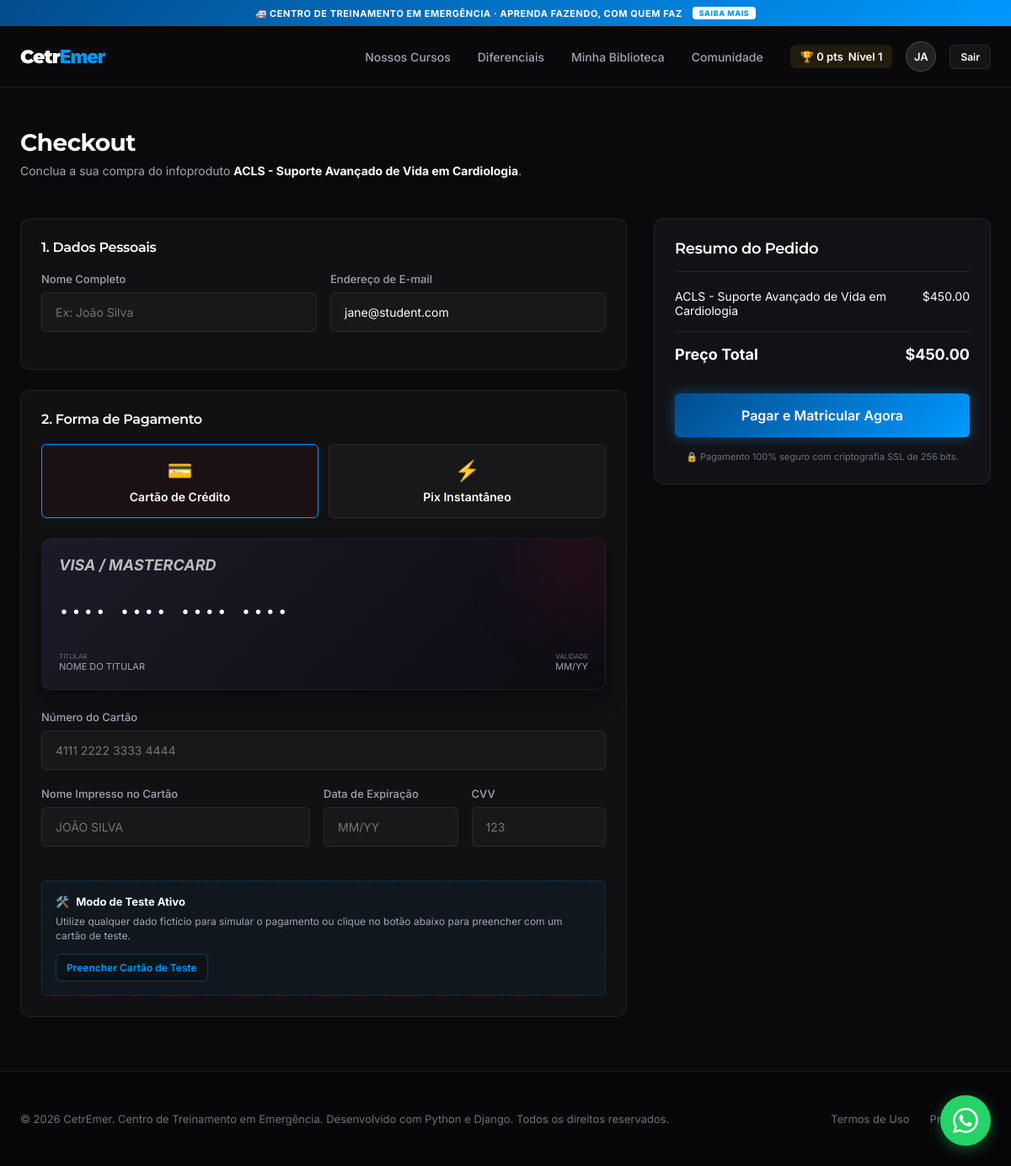
The app's page /courses/suporte-avancado-cardiologia-acls/checkout/ (signed in) with its own data.
### users/models.py (models this page shows, shortened)
class User(AbstractUser):
    class Role(models.TextChoices):
        STUDENT = 'STUDENT', 'Student'
        CREATOR = 'CREATOR', 'Creator'
        ADMIN = 'ADMIN', 'Admin'
    role = models.CharField(
        max_length=10,
        choices=Role.choices,
        default=Role.STUDENT
    )
    avatar = models.ImageField(upload_to='avatars/', null=True, blank=True)
    bio = models.TextField(blank=True)

class StudentProfile(models.Model):
    user = models.OneToOneField(User, on_delete=models.CASCADE, related_name='student_profile')
    points = models.PositiveIntegerField(default=0)
    level = models.PositiveIntegerField(default=1)
    title = models.CharField(max_length=50, default='Novice')
    full_name = models.CharField(max_length=255, blank=True, null=True, verbose_name="Nome Completo")
    cpf = models.CharField(max_length=14, blank=True, null=True, verbose_name="CPF")
    address = models.TextField(blank=True, null=True, verbose_name="Endereço")

### courses/models.py (models this page shows, shortened)
class Course(models.Model):
    title = models.CharField(max_length=200)
    slug = models.SlugField(unique=True)
    description = models.TextField(blank=True)
    cover_image = models.ImageField(upload_to='courses/', null=True, blank=True)
    creator = models.ForeignKey(CreatorProfile, on_delete=models.CASCADE, related_name='courses')
    price = models.DecimalField(max_digits=10, decimal_places=2, default=0.00)
    is_published = models.BooleanField(default=False)
    live_meet_url = models.URLField(blank=True, null=True, verbose_name="Link do Google Meet")
    live_schedule_embed = models.TextField(blank=True, null=True, verbose_name="Código de Incorporação da Agenda (Google Calendar)")
    created_at = models.DateTimeField(auto_now_add=True)

### sales/views.py (the view)
# urls.py: path('courses/<slug:course_slug>/checkout/', sales_views.checkout, name='checkout'),
def checkout(request, course_slug):
    course = get_object_or_404(Course, slug=course_slug)
    if request.user.is_authenticated:
        if request.user.role == 'STUDENT':
            student_profile = request.user.student_profile
            already_enrolled = Enrollment.objects.filter(student=student_profile, course=course).exists()
            if already_enrolled:
                return redirect('lesson_detail', course_slug=course.slug, lesson_order=1)
    order_bumps = OrderBump.objects.filter(parent_course=course).select_related('bump_course')
    return render(request, 'sales/checkout.html', {
        'course': course,
        'order_bumps': order_bumps
    })

### templates/sales/checkout.html (shortened to what this page needs)
{% extends 'base.html' %}
{% load static %}
{% block content %}
<div class="container" style="padding-top: 48px; min-height: 100vh;">
    <div>
        <h1 style="font-size: 28px; margin-bottom: 8px;">Checkout</h1>
        <p style="color: var(--text-secondary); font-size: 14px;">Conclua a sua compra do infoproduto <strong>{{ course.title }}</strong>.</p>
    </div>
    <form id="checkout-main-form" action="{% url 'process_checkout' course_slug=course.slug %}" method="post">
        <div class="checkout-layout">
            <div>
                <div class="glass-card" style="margin-bottom: 24px;">
                    <h3 style="font-size: 16px; margin-bottom: 20px; font-weight: 600;">1. Dados Pessoais</h3>
                    <div style="display: grid; grid-template-columns: 1fr 1fr; gap: 16px;">
                        <div class="form-group">
                            <label for="billing_name">Nome Completo</label>
                            <input type="text" id="billing_name" name="name" class="form-control" placeholder="Ex: João Silva" required>
                        </div>
                        <div class="form-group">
                            <label for="billing_email">Endereço de E-mail</label>
                            <input type="email" id="billing_email" name="email" class="form-control" placeholder="nome@exemplo.com" value="{{ user.email }}" required>
                        </div>
                    </div>
                </div>
                <div class="glass-card">
                    <h3 style="font-size: 16px; margin-bottom: 20px; font-weight: 600;">2. Forma de Pagamento</h3>
                    <div class="payment-tabs">
                        <div class="payment-tab-btn active" data-method="CREDIT_CARD">
                            <span style="font-size: 24px;">💳</span>
                            <span>Cartão de Crédito</span>
                        </div>
                        <div class="payment-tab-btn" data-method="PIX">
                            <span style="font-size: 24px;">⚡</span>
                            <span>Pix Instantâneo</span>
                        </div>
                    </div>
                    <div id="credit-card-form-wrapper">
                        <div class="card-preview-wrapper">
                            <div class="credit-card-preview">
                                <div class="card-preview-brand">VISA / MASTERCARD</div>
                                <div id="card_preview_number" class="card-preview-number">•••• •••• •••• ••••</div>
                                <div class="card-preview-meta">
                                    <div>
                                        <div style="font-size: 8px; color: var(--text-muted); text-transform: uppercase;">Titular</div>
                                        <div id="card_preview_holder" class="card-preview-holder">NOME DO TITULAR</div>
                                    </div>
                                    <div>
                                        <div style="font-size: 8px; color: var(--text-muted); text-transform: uppercase; text-align: right;">Validade</div>
                                        <div id="card_preview_expiry" class="card-preview-expiry">MM/YY</div>
                                    </div>
                                </div>
                            </div>
                        </div>
                        <div class="form-group">
                            <label for="card_number_input">Número do Cartão</label>
                            <input type="text" id="card_number_input" class="form-control" placeholder="4111 2222 3333 4444" maxlength="19">
                        </div>
                        <div style="display: grid; grid-template-columns: 2fr 1fr 1fr; gap: 16px;">
                            <div class="form-group">
                                <label for="card_holder_input">Nome Impresso no Cartão</label>
                                <input type="text" id="card_holder_input" class="form-control" placeholder="JOÃO SILVA">
                            </div>
                            <div class="form-group">
                                <label for="card_expiry_input">Data de Expiração</label>
                                <input type="text" id="card_expiry_input" class="form-control" placeholder="MM/YY" maxlength="5">
                            </div>
                            <div class="form-group">
                                <label for="card_cvv_input">CVV</label>
                                <input type="text" id="card_cvv_input" class="form-control" placeholder="123" maxlength="3">
                            </div>
                        </div>
                        <div style="background: rgba(0, 153, 255, 0.05); border: 1px dashed rgba(0, 153, 255, 0.3); padding: 16px; border-radius: 6px; margin-top: 20px;">
                            <p style="font-size: 13px; font-weight: 700; color: #fff; margin-bottom: 8px; display: flex; align-items: center; gap: 8px;">
                                <span>🛠️</span> Modo de Teste Ativo
                            </p>
                            <p style="font-size: 12px; color: var(--text-secondary); margin-bottom: 12px; line-height: 1.4;">
                                Utilize qualquer dado fictício para simular o pagamento ou clique no botão abaixo para preencher com um cartão de teste.
                            </p>
                            <button type="button" onclick="fillTestData()" class="btn btn-secondary" style="font-size: 12px; padding: 8px 12px; height: auto; border-color: rgba(0, 153, 255, 0.3); color: var(--accent-color); background: rgba(0,0,0,0.2);">
                                Preencher Cartão de Teste
                            </button>
                        </div>
                    </div>
                </div>
            </div>
            <div>
                <div class="checkout-summary">
                    <h3 class="summary-title">Resumo do Pedido</h3>
                    <div class="summary-row">
                        <span>{{ course.title }}</span>
                        <span id="base-course-price" data-price="{{ course.price }}">${{ course.price }}</span>
                    </div>
                    <div class="summary-row total">
                        <span>Preço Total</span>
                        <span id="total-checkout-amount">${{ course.price }}</span>
                    </div>
                    <button type="submit" class="btn btn-primary" style="width: 100%; padding: 16px; font-size: 16px; margin-top: 24px;">Pagar e Matricular Agora</button>
                    <p style="font-size: 11px; color: var(--text-muted); text-align: center; margin-top: 16px; line-height: 1.4;">
                        🔒 Pagamento 100% seguro com criptografia SSL de 256 bits.
                    </p>
                </div>
            </div>
        </div>
    </form>
</div>
{% endblock %}

### templates/base.html (shortened to what this page needs)
{% load static %}
<!DOCTYPE html>
<html lang="pt-BR">
<head>
    <link rel="stylesheet" href="{% static 'css/main.css' %}">
    <link rel="stylesheet" href="{% static 'css/components.css' %}">
</head>
<body>
    <div class="header-wrapper">
        <div class="top-bar" style="background: linear-gradient(135deg, #034c8c 0%, #0099ff 100%);">
            <span>🚑 CENTRO DE TREINAMENTO EM EMERGÊNCIA · APRENDA FAZENDO, COM QUEM FAZ</span>
            <a href="{% url 'landing' %}#features">SAIBA MAIS</a>
        </div>
        <nav class="nav">
            <div class="container nav-inner">
                <a class="logo" href="{% url 'landing' %}">
                    <span style="font-family: var(--font-title); font-size: 22px; font-weight: 900; letter-spacing: -0.04em; color: #fff;">Cetr<span style="color: #0099ff;">Emer</span></span>
                </a>
                <ul class="nav-links">
                    <li><a href="{% url 'landing' %}#catalog">Nossos Cursos</a></li>
                    <li><a href="{% url 'landing' %}#features">Diferenciais</a></li>
                      {% if user.is_authenticated %}
                        {% if user.role == 'CREATOR' %}
                            <li><a href="{% url 'creator_dashboard' %}">Painel do Produtor</a></li>
                        {% else %}
                            <li><a href="{% url 'dashboard' %}">Minha Biblioteca</a></li>
                        {% endif %}
                        <li><a href="{% url 'community_hub' %}">Comunidade</a></li>
                        <div class="nav-user">
                            {% if user.role == 'STUDENT' %}
                                <div class="nav-user-points">
                                    <span>🏆 {{ user.student_profile.points }} pts</span>
                                    <span>Nível {{ user.student_profile.level }}</span>
                                </div>
                            {% endif %}
                            <a href="{% url 'settings' %}" title="Configurações da Conta" style="text-decoration: none; cursor: pointer; display: flex; align-items: center;">
                                {% if user.avatar %}
                                    <img class="nav-user-avatar" src="{{ user.avatar.url }}" alt="{{ user.username }}" style="border-radius: 50%; border: 1px solid rgba(255,255,255,0.15); width: 36px; height: 36px; object-fit: cover;">
                                {% else %}
                                    <div class="nav-user-avatar" style="background: rgba(255,255,255,0.1); display: flex; align-items: center; justify-content: center; font-weight: 600; font-size: 13px; border-radius: 50%; color: #fff; width: 36px; height: 36px; border: 1px solid rgba(255,255,255,0.15); transition: border-color 0.2s;">
                                        {{ user.username|slice:":2"|upper }}
                                    </div>
                                {% endif %}
                            </a>
                            <li>
                                <form action="{% url 'logout' %}" method="post" style="display: inline;">
                                    <button type="submit" class="btn btn-secondary" style="padding: 6px 12px; font-size: 12px; height: auto;">Sair</button>
                                </form>
                            </li>
                        </div>
                    {% endif %}
                </ul>
            </div>
        </nav>
    </div>
    {% block content %}
    {% endblock %}
    <footer class="footer">
        <div class="container footer-inner">
            <span class="footer-text">© 2026 CetrEmer. Centro de Treinamento em Emergência. Desenvolvido com Python e Django. Todos os direitos reservados.</span>
            <div style="display: flex; gap: 24px;">
                <a href="#" class="footer-text">Termos de Uso</a>
                <a href="#" class="footer-text">Privacidade</a>
            </div>
        </div>
    </footer>
    <a href="https://wa.me/5567996494740" target="_blank" rel="noopener" class="wa-float-btn" aria-label="Fale conosco no WhatsApp">
    </a>
</body>
</html>

### records on screen
User: student_profile.points "0", student_profile.level "1", username "JA", email "jane@student.com"
Course: title "ACLS - Suporte Avançado de Vida em Cardiologia", price "450.00"
